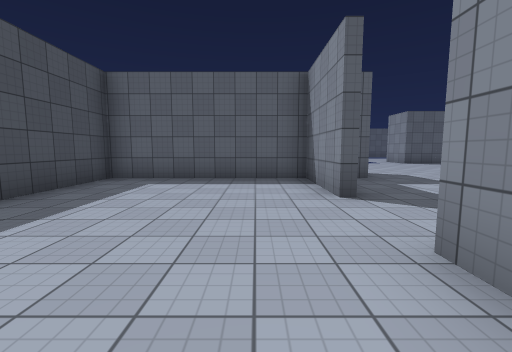
[1] (above)

24 first-person views from a walk through a scene from a Unity 3-D project. The camera is 1.4 m above the floor, tilts 6° down and sees 90° across. The floor is counted in squares, 2 m on a side. Each view is taken from the middle of a square. On the plan, view 1 faces up. The plan holds only what a view shows up to about 9 squares ahead; the rest is blank. The place goes on beyond the plan. The player is left out. Some animated figures are not drawn. Door leaves are left out, so doorways stand open. Surface patterns are stand-ins for the level's own textures.

[2]
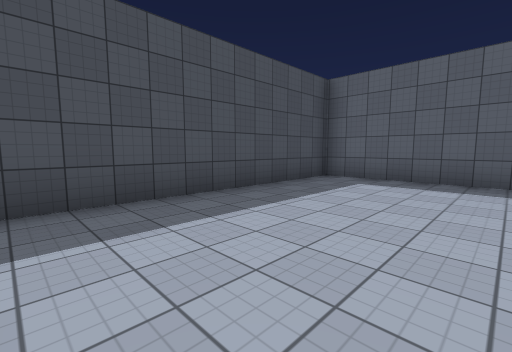

[3]
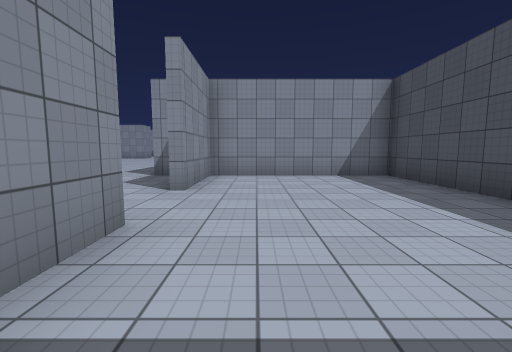

[4]
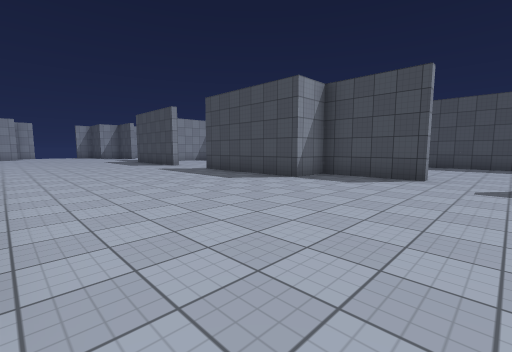

[5]
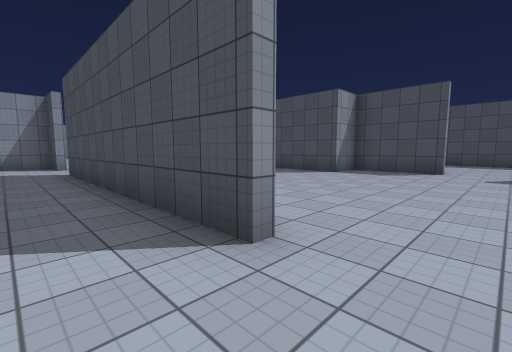

[6]
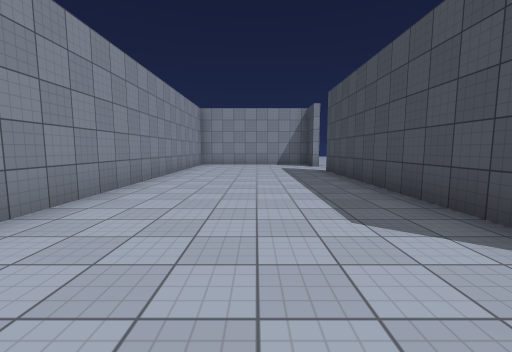

[7]
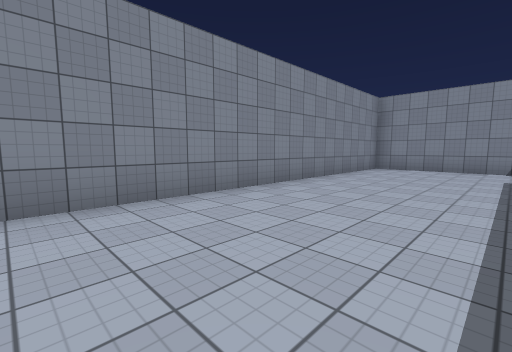

[8]
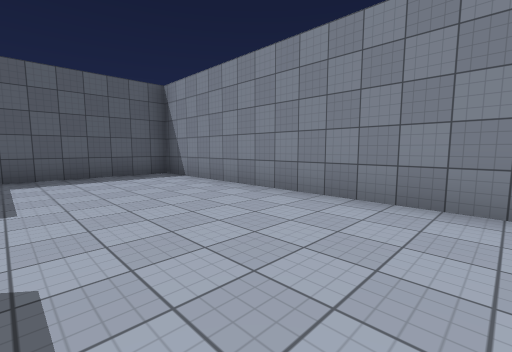

[9]
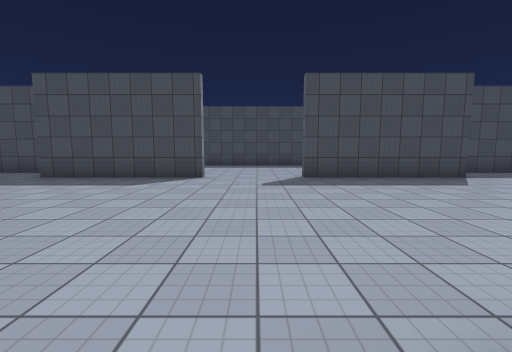

[10]
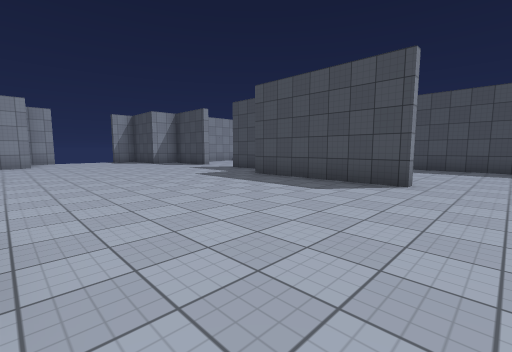

[11]
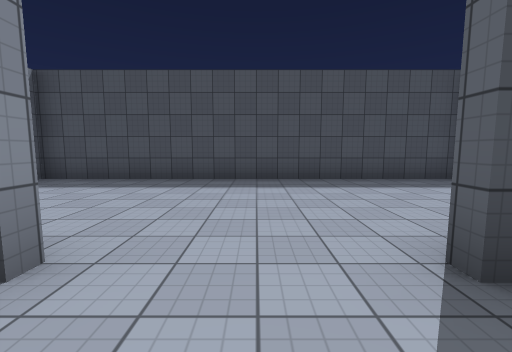

[12]
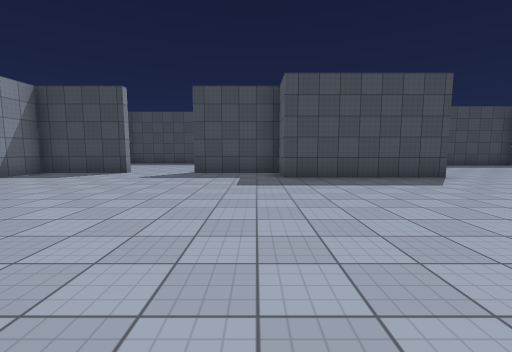

[13]
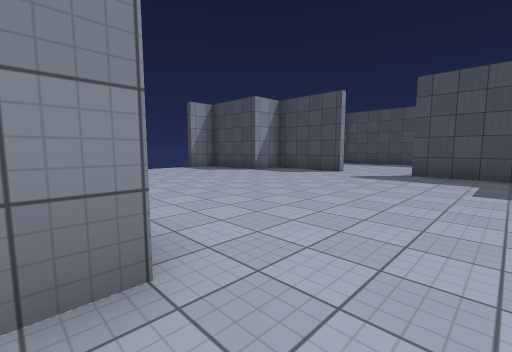

[14]
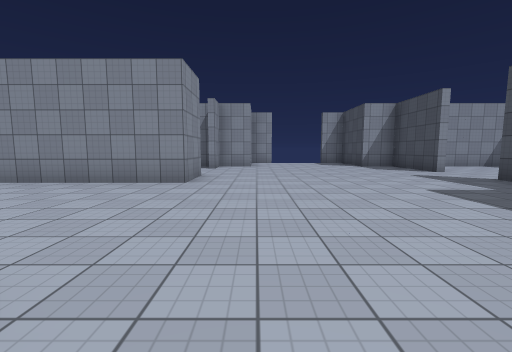

[15]
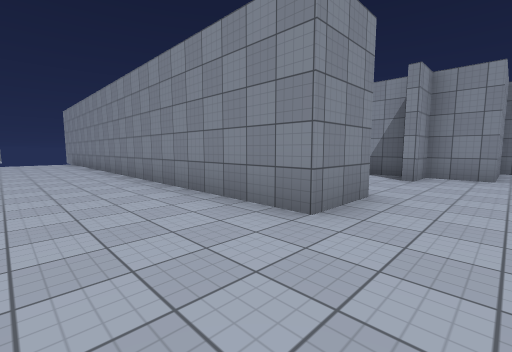

[16]
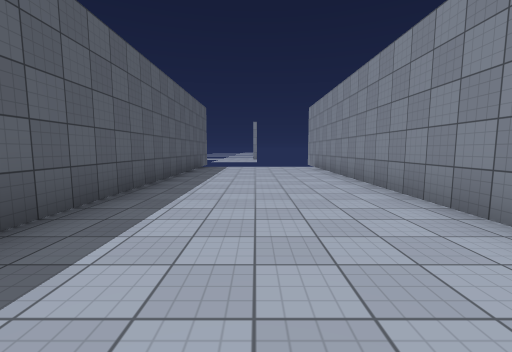

[17]
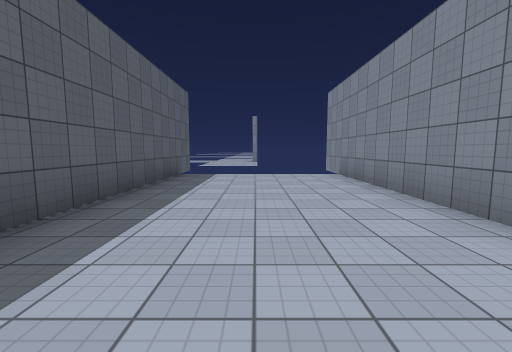

[18]
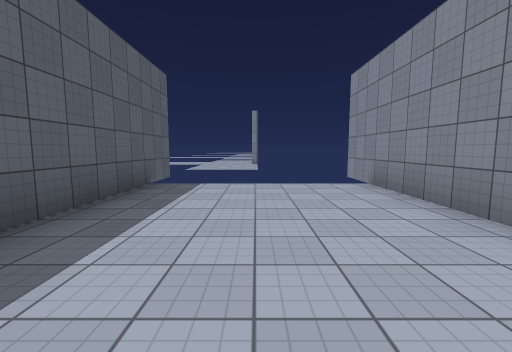

[19]
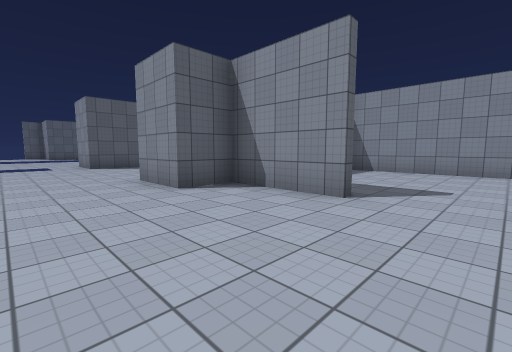

[20]
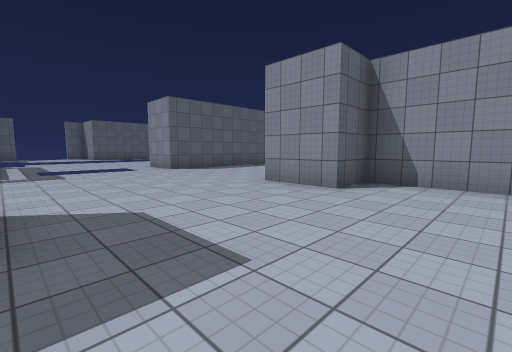

[21]
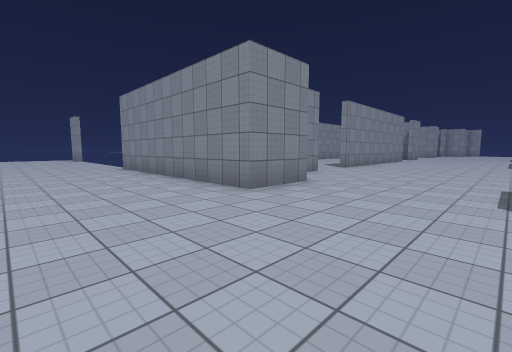

[22]
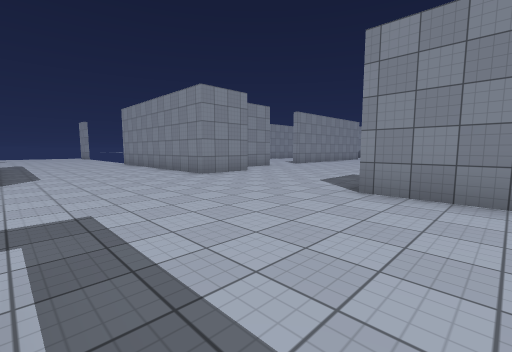

[23]
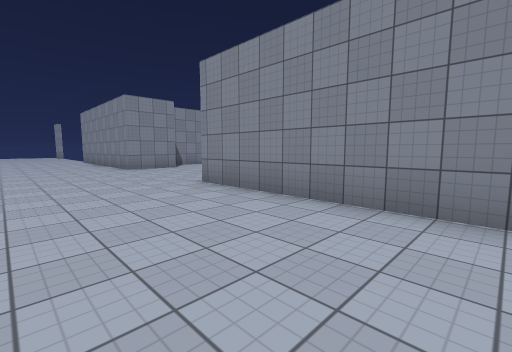

[24]
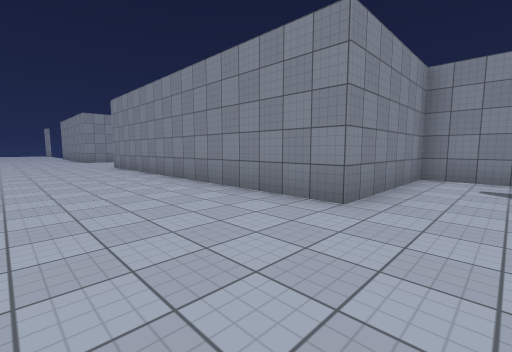

### Floor plan
Ten units are one square. View 1 is at (0, 0); x grows to the right and y downward. Boxes are objects, and circles mark ways between rooms. Rooms are numbered by the first view taken in them; rooms with no view inside come last. Other rooms are left out.
<svg viewBox="-80 -84 310 272">
<path fill="none" stroke="#000" d="M12 -36 12 -62 -35 -62 -35 8 12 8 12 -18M15 -18 15 8 27 8 27 49M85 -36 85 -62 72 -62 72 -79 138 -79M-20 12 -20 111M27 72 27 113 15 113 15 139M-65 -54 -65 -79 28 -79M85 149 85 133 225 133M15 157 15 183 21 183M79 183 85 183 85 172M89 183 99 183M225 88 131 88M87 -18 87 54M87 72 87 86 135 86 135 -62 99 -62"/>
<circle cx="10" cy="-25" r="3" fill="#2a7"/>
<circle cx="90" cy="-25" r="3" fill="#2a7"/>
<circle cx="90" cy="65" r="3" fill="#2a7"/>
<text x="-20" y="-30">1</text>
<text x="50" y="0">2</text>
<text x="110" y="10">3</text>
</svg>
Room 1 opens to room 2. Room 2 opens to room 3.

Where each view was taken, in squares from view 1:
view 1: 0 up, 0 right, facing up
view 2: 0 up, 0 right, facing up-left
view 3: 6 up, 0 right, facing down
view 4: 3 up, 8 right, facing down-left
view 5: 3 up, 10 right, facing down-left
view 6: 3 up, 11 right, facing down
view 7: 1 up, 10 right, facing down-right
view 8: 1 down, 10 right, facing up-right
view 9: 6 down, 9 right, facing left
view 10: 6 down, 8 right, facing down-left
view 11: 6 down, 4 right, facing left
view 12: 12 down, 9 right, facing left
view 13: 12 down, 9 right, facing down-left
view 14: 8 down, 7 right, facing down
view 15: 11 down, 7 right, facing down-right
view 16: 11 down, 11 right, facing right
view 17: 11 down, 14 right, facing right
view 18: 11 down, 16 right, facing right
view 19: 2 up, 5 right, facing up-right
view 20: 4 up, 3 right, facing up-right
view 21: 11 up, 4 right, facing down-right
view 22: 12 up, 1 right, facing down-right
view 23: 11 up, 2 left, facing down-right
view 24: 11 up, 8 left, facing down-right
